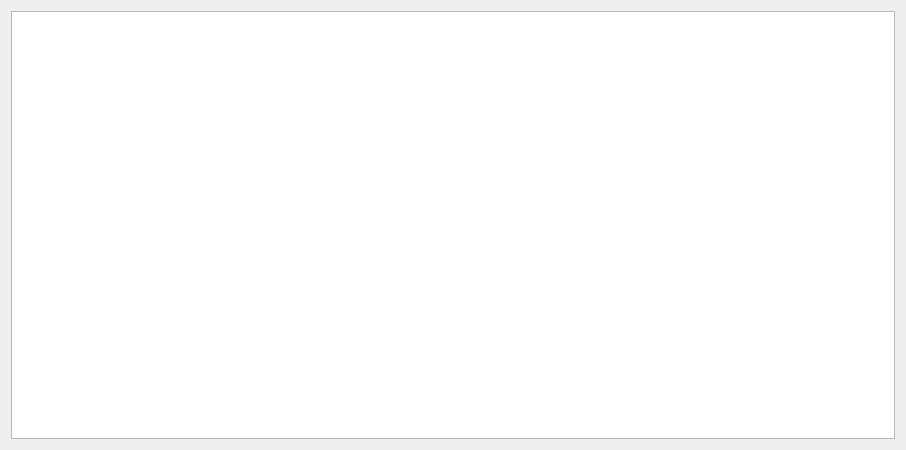
<?xml version="1.0" encoding="UTF-8"?>
<ui version="4.0">
 <class>DialogObs</class>
 <widget class="QDialog" name="DialogObs">
  <property name="geometry">
   <rect>
    <x>0</x>
    <y>0</y>
    <width>906</width>
    <height>450</height>
   </rect>
  </property>
  <property name="windowTitle">
   <string>Dialog</string>
  </property>
  <layout class="QHBoxLayout" name="horizontalLayout">
   <item>
    <widget class="QPlainTextEdit" name="plainTextEdit">
     <property name="plainText">
      <string/>
     </property>
    </widget>
   </item>
  </layout>
 </widget>
 <resources/>
 <connections/>
</ui>
